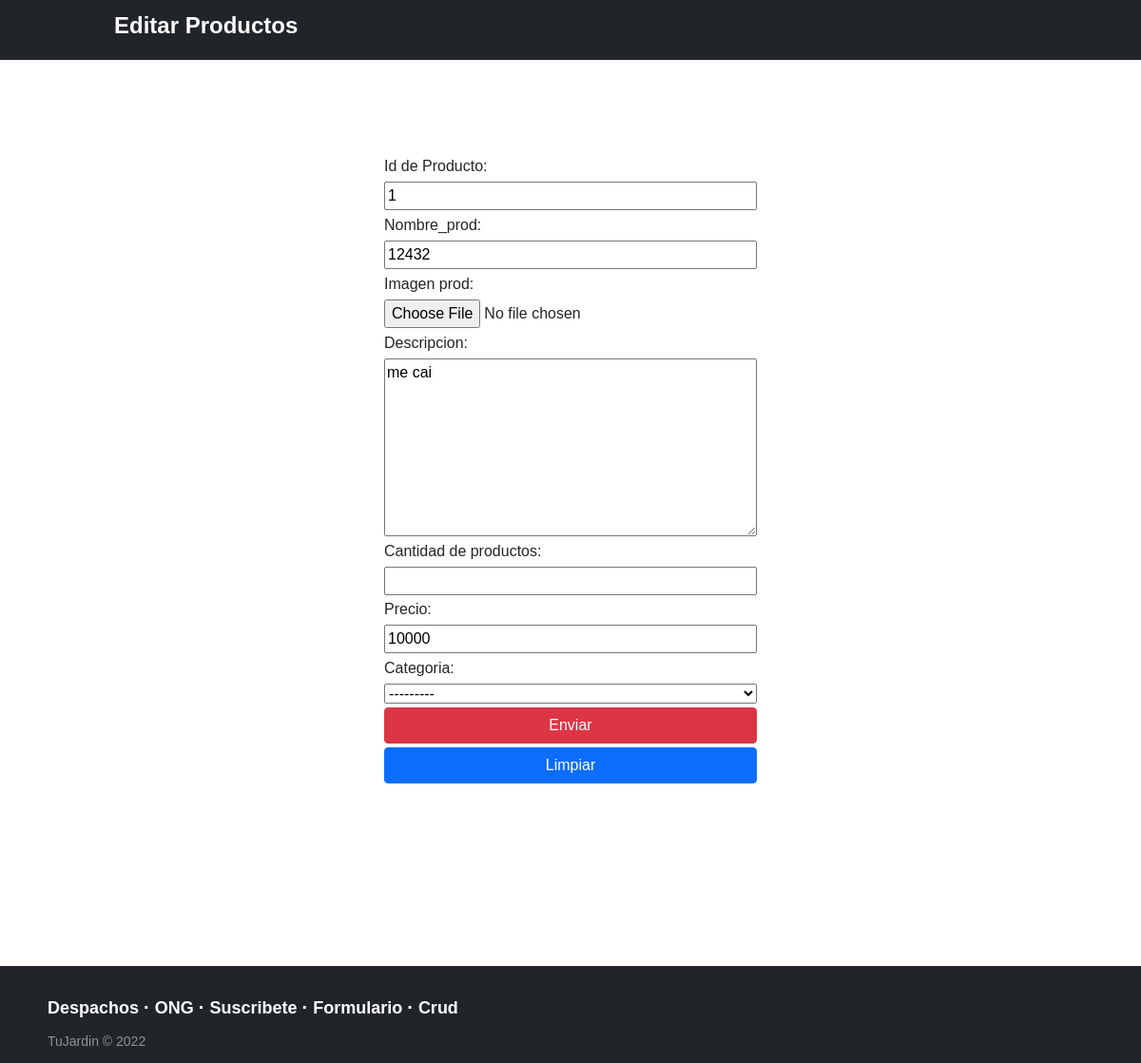
Screenshot of /mod_prod/1 with the database file from the repository.
### core/models.py (models this page shows, shortened)
class Producto(models.Model):
    idProducto = models.IntegerField(primary_key=True,verbose_name='id de Producto')
    nombre_prod = models.CharField(max_length=40,verbose_name='Nombre_prod')
    imagen_prod = models.ImageField(upload_to="Productos", null=True, blank=True) #python -m pip install Pillow   eso me lo pidio
    descripcion_prod = models.TextField(verbose_name='Descripcion')
    cantidad_prod = models.IntegerField(verbose_name='Cantidad de productos')
    precio_prod = models.IntegerField(verbose_name='Precio')
    categoria = models.ForeignKey(Categoria, null=True, blank=True, on_delete=models.CASCADE)

### core/views.py (the view)
# urls.py: path('mod_prod/<id>',mod_prod, name='mod'),
def mod_prod(request, id):
    producto = get_object_or_404(Producto, idProducto=id)
    datos = {
        'form': ProductoForm(instance=producto)
    }
    return render(request, 'core/mod.html', datos)

### core/forms.py
class ProductoForm(forms.ModelForm):
    class Meta:
        model = Producto
        fields = '__all__'

### core/models.py (called while the page is built)
    def __str__(self):
        return self.nombreCategoria

### core/templates/core/mod.html (shortened to what this page needs)
<html lang="en">
    {% load static %}
<head>
    <link href={% static 'core/css/index.css' %} rel="stylesheet" type="text/css">
    <link href="https://cdn.jsdelivr.net/npm/bootstrap@5.0.2/dist/css/bootstrap.min.css" rel="stylesheet">
</head>
<body>
    <nav class="navbar navbar-dark bg-dark">
        <span style="padding-left:10%;font-size: 1.5rem;font-weight: 700;" class="navbar-brand mb-2 h1">Editar Productos</span>
    </nav>
    <div class="container" style="margin-top: 5%;">
        <div class="row" style="margin: 9%;">
            <div class="col-xl-12 col-lg-12 col-md-12 col-sm-12" style="margin-bottom: 10%;">
                <div class="row-xl-6 row-lg-6 row-md-6 row-sm-6" style="display: flex;/* align-items: center; */justify-content: center;">
                    <form id="formulario" action="" method="post" style="display: grid; grid-row-gap: 0.6%;width: 60%;justify-content: center;margin: 0%;">
                            {{ form.as_table }}
                        <input type="submit" class="btn btn-danger" id="enviar" value="Enviar">
                        <input type= "reset" class="btn btn-primary" id="limpiar" value="Limpiar">
                    </form>
                </div>
            </div>
        </div>
    </div>
    <footer class="footer-distributed">
        <div class="footer-right">
            <a href="#"></a>
            <a href="#"></a>
            <a href="#"></a>
            <a href="#"></a>
        </div>
        <div class="footer-left">
            <p class="footer-links">
                <p class="footer-links">
                              <a class="link-1" href={%url 'usuario' %}>Despachos</a>
                              <a href={% url 'form2' %}>ONG</a>
                              <a href="#">Suscribete</a>
                              <a href={% url 'formulario' %}>Formulario</a>
                              <a href={% url 'crud' %}>Crud</a>
                          </p>
            <p>TuJardin &copy; 2022</p>
        </div>
    </footer>
</body>
</html>

### core/static/core/css/index.css (style rules this page uses)
* { font-family: 'league spartan', sans-serif; }
body { margin: 0; padding: 0; width: 100vw; height: 100vh; overflow-x:hidden; }
.footer-distributed { background-color: #212529; box-shadow: 0 1px 1px 0 rgba(0, 0, 0, 0.12); box-sizing: border-box; width: 100%; text-align: left; font: normal 16px sans-serif; padding: 15px 50px; }
.footer-distributed .footer-left p { color: #8f9296; font-size: 14px; margin: 0; }
.footer-distributed p.footer-links { font-size: 18px; font-weight: bold; color: #ffffff; margin: 0 0 10px; padding: 0; transition: ease .25s; }
.footer-distributed p.footer-links a { display: inline-block; line-height: 1.8; text-decoration: none; color: inherit; transition: ease .25s; }
.footer-distributed .footer-links a:before { content: "·"; font-size: 20px; left: 0; color: #fff; display: inline-block; padding-right: 5px; }
.footer-distributed .footer-links .link-1:before { content: none; }
.footer-distributed .footer-right { float: right; margin-top: 6px; max-width: 180px; }
.footer-distributed .footer-right a { display: inline-block; width: 35px; height: 35px; padding-top: 8px; border-radius: 2px; font-size: 20px; color: #ffffff; text-align: center; line-height: 35px; margin-left: 3px; transition:all .25s; border-radius: 20px; }
h4, h2,small,a { margin: 0; padding: 0; }
a { text-decoration: none; }

### rows the page displays
Producto: idProducto "1", nombre_prod "12432", descripcion_prod "me cai", precio_prod "10000", categoria "---------"
